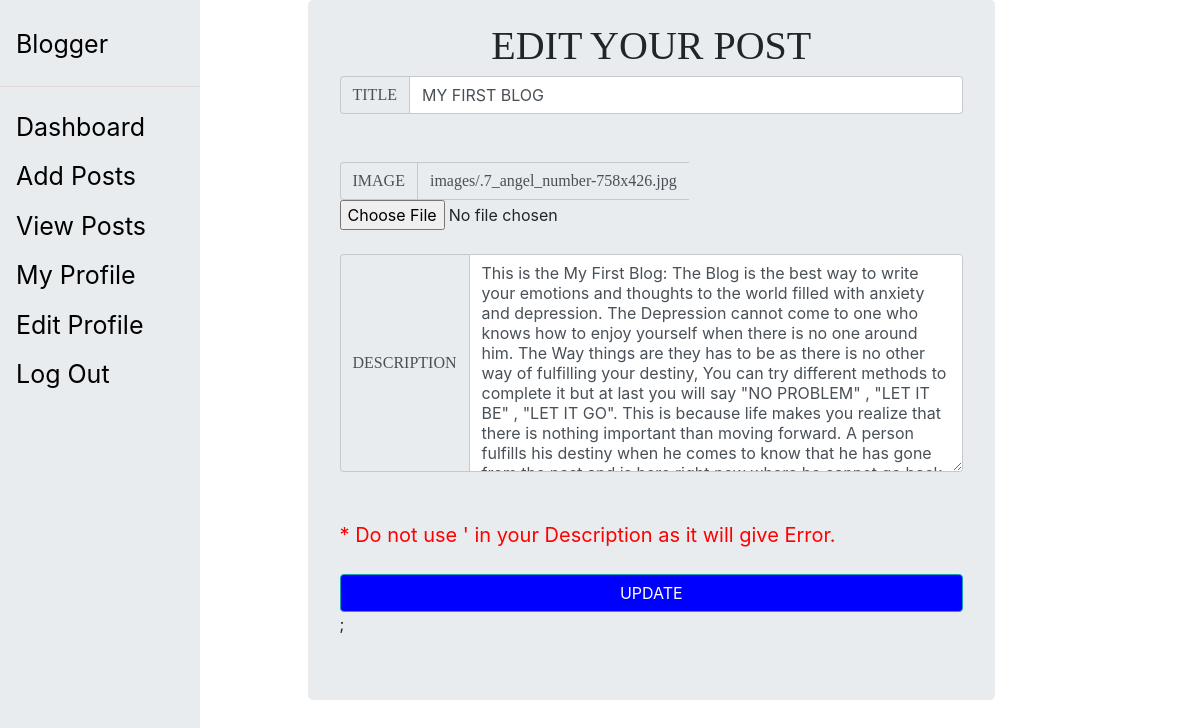
/edit.php?id=13 (signed in), run on an earlier commit of the app's database.
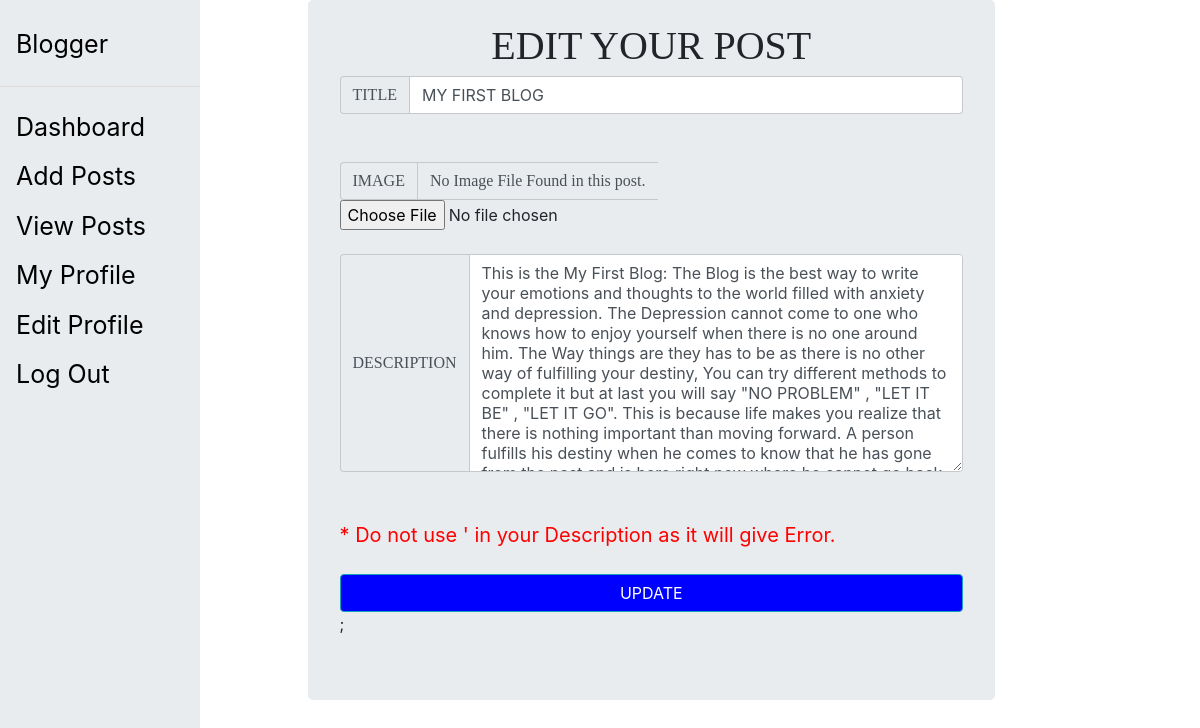
And on a later commit of the database.
### tables this page shows
CREATE TABLE `post` (
  `postid` int(20) NOT NULL,
  `title` varchar(100) NOT NULL,
  `description` varchar(2000) NOT NULL,
  `image` varchar(250) DEFAULT NULL,
  `postedon` datetime NOT NULL,
  `email` varchar(200) NOT NULL
);

### edit.php (the view, shortened to what this page needs)
<!DOCTYPE html>
<html lang="en">
<?php
include "database.php";
include "sidebar.php";
?>
<head>
    <link href="bootstrap/bootstrap.min.css" rel="stylesheet"/>
</head>
<?php
$title = $titleErr = "";
$desc = $descErr= "";
    ?>
<body>
<div class="row">
    <div class="col-md-3">
    </div>
    <div class="col-md-7">
    <div class="jumbotron">
    <center><h1 style="margin-top:-40px; font-family:Algerian Regular;">EDIT YOUR POST</h1></center>
    <form action="<?php htmlspecialchars($_SERVER['PHP_SELF'])?>" method="post" enctype="multipart/form-data">
    <?php
    $sql="select * from post where postid='$_GET[id]'";
    $result=$conn->query($sql);
    if($result->num_rows>0)
      {
       while($row=$result->fetch_assoc())
         {
    echo "<div class='input-group'><span class='input-group-addon ff'>TITLE</span>
    <input type='text' name='title' value='".$row['title']."'  class='form-control'></div><br>";
    echo "<span style='color:blue'>".$titleErr."</span><br>";
    if($row['image']=="images/.")
        {
            echo "<div class='input-group'><span class='input-group-addon ff'>IMAGE</span>
            <span class='input-group-addon ff'>No Image File Found in this post.</span>";
        }
        else
        {
          echo "<div class='input-group'><span class='input-group-addon ff'>IMAGE</span>
          <span class='input-group-addon ff'>".$row['image']."</span>";
        }
    echo "<input type='file' name='image' ></div><br>";
    echo "<div class='input-group'><span class='input-group-addon ff'>DESCRIPTION</span>
    <textarea name='description'  cols='30' rows='10' class='form-control'>".$row['description']."</textarea></div><br>";
    echo "<span style='color:blue'>".$descErr."</span><br>";
        }
    }
    ?>
    <span id="abc" style="color:red;font-size:20px;"></span><br/><br/>
<button name="btn" class="btn btn-info btn-block" style="background-color:blue; color:white;"  type="submit">UPDATE</button>;
    </form>
</div>
</div>
<div class="col-md-2">
</div>
</div>
</body>
</html>

### sidebar.php (shortened to what this page needs)
<!DOCTYPE html>
<html lang="en">
<head>
    <link rel="stylesheet" href="bootstrap/css/bootstrap.min.css">
</head>
<body>
<div class="sidenav">
  <a href="index.php">Blogger</a>
  <hr size="5" color="#f9f3f3">
  <a href="dashboard.php">Dashboard</a>
  <a href="aposts.php">Add Posts</a>
  <a href="vposts.php">View Posts</a>
  <a href="myprofile.php">My Profile</a>
  <a href="editprofile.php">Edit Profile</a>
  <a href="logout.php">Log Out</a>
</div>
</body>
</html>

### sidebar.php (style rules this page uses)
.sidenav { height: 100%; width: 200px; position: fixed; z-index: 1; top: 0; left: 0; background-color: #e8ecef; overflow-x: hidden; padding-top: 20px; }
.sidenav a { padding: 6px 8px 6px 16px; text-decoration: none; font-size: 25px; color:black; display: block; }

### edit.php (style rules this page uses)
.ff { font-family:Arial Black; }

What changed in the data, as far as the page shows it:
changed post "MY FIRST BLOG": image "images/.7_angel_number-758x426.jpg" → (not shown); now shows "No Image File Found in this post."
